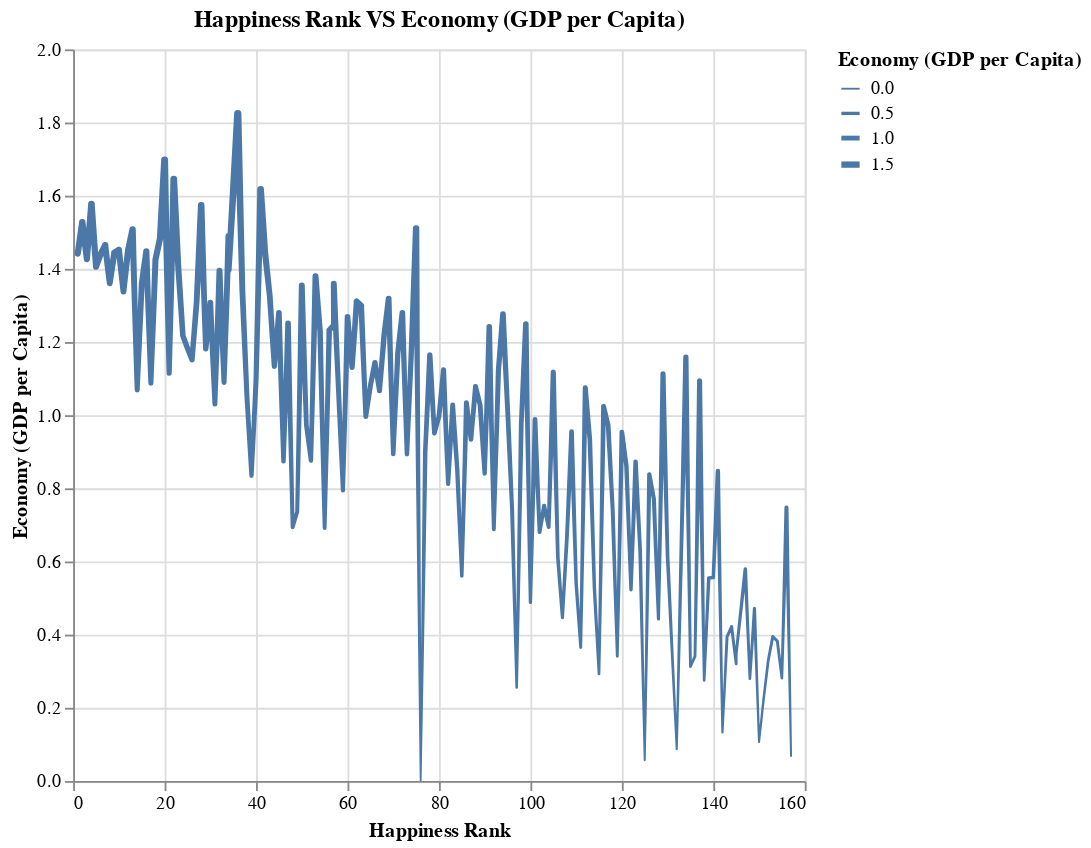

Notebook cell for this chart:
### Markdown cell above
### Happiness Rank vs Economy (GDP per Capita)

### Code cell
economyVSHappiness = alt.Chart(df_sorted,title='Happiness Rank VS Economy (GDP per Capita)').mark_trail().encode(
    x='Happiness Rank:Q',
    y='Economy (GDP per Capita):Q',
    size='Economy (GDP per Capita):Q',

).properties(width=400,height=400).interactive()

economyVSHappiness.save('./plot_htmls/economyVSHappiness.html', embed_options={'renderer':'svg'})
economyVSHappiness.save('./screenshots/economyVSHappiness.png')
economyVSHappiness

### Figure 1 — Vega-Lite specification as saved in the notebook (floating-point values rounded to 4 significant figures; data arrays with more than 128 entries replaced by an {"elided": "..."} marker saying what was removed)
{"config": {"view": {"continuousWidth": 300, "continuousHeight": 300}}, "data": {"name": "data-5e601643f147ccceb8cef2df73f91dfd"}, "mark": {"type": "trail"}, "encoding": {"size": {"field": "Economy (GDP per Capita)", "type": "quantitative"}, "x": {"field": "Happiness Rank", "type": "quantitative"}, "y": {"field": "Economy (GDP per Capita)", "type": "quantitative"}}, "height": 400, "params": [{"name": "param_37", "select": {"type": "interval", "encodings": ["x", "y"]}, "bind": "scales"}], "title": "Happiness Rank VS Economy (GDP per Capita)", "width": 400, "$schema": "https://vega.github.io/schema/vega-lite/v5.16.3.json", "datasets": {"data-5e601643f147ccceb8cef2df73f91dfd": {"elided": "157 records"}}}
